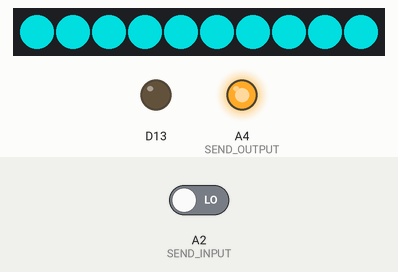
Recording of a sketch running on a simulated Adafruit Circuit Playground Express. Parts: 10 RGB LEDs in strip order, left to right, output pins drawn as LEDs (lit = HIGH). Inputs (shaded band) come from the test bench; at power-on: A2 (SEND_INPUT) LOW. Dim RGB values are drawn brighter than linear.

Above: at 1.2 s.
1.3 s: A2 (SEND_INPUT) driven HIGH
At 3.02 s:
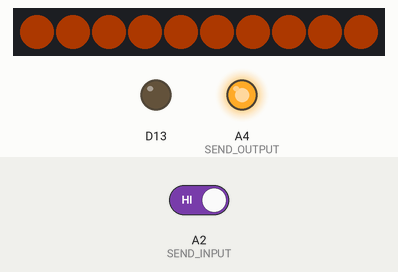
4.3 s: A2 (SEND_INPUT) driven LOW
At 5.45 s:
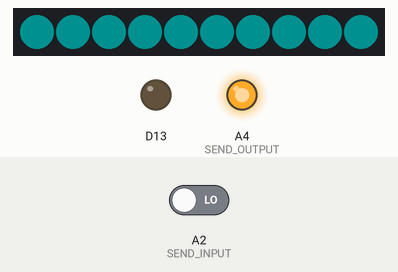
5.8 s: A2 (SEND_INPUT) driven HIGH
At 7.77 s:
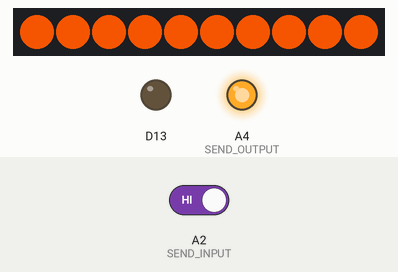
Timing chart, 0 to 9.3 s (numbered marks = the images above; inputs shaded):
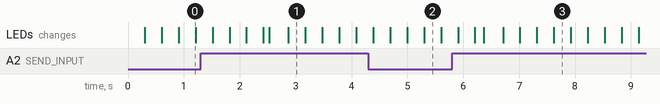

The sketch:

sender.ino
```cpp
#include <Adafruit_CircuitPlayground.h>
#include "BreathingLight.h"
#include "SlightlyBreath.h"

#define SEND_OUTPUT    A4
#define SEND_INPUT     A2

int flag = 0;  // To identify if the current loop finished when connecting two parts
int m = 0;  // Brightness value
int n = 0;  // Another flag that helps to identify whether the brightness should be increased or decreased

void setup() {

  // initiate the board
  Serial.begin(9600);
  CircuitPlayground.begin();
  pinMode(SEND_OUTPUT, OUTPUT);
  pinMode(SEND_INPUT, INPUT);

  // Make output pin always high
  digitalWrite(SEND_OUTPUT, HIGH);

}


void loop() {

  int state = digitalRead(SEND_INPUT);

  // Make the brightness value and color change when two parts connect to each other
  if (state == HIGH) {
    breath();
  }
  else {
    slightBreath();
  }

}
```

BreathingLight.h
```cpp
#ifndef BREATHINGLIGHT_H
#define BREATHINGLIGHT_H

// Window yellow RGB 254, 88, 2
// Light yellow RGB 254, 153, 23
// Light blue RGB 1, 242, 243

extern int m;
extern int n;
extern int flag;

void breath() {

  // Smooth the light change when the two parts connect to each other
  // If the current loop doesn't finish at the time, keep decreasing the brightness value until it becomes zero.
  if (m == 0 & flag == 0) {
    flag = 1;
    n = 0;
  }

  else if (m > 0 & flag == 0) {
    m -= 1;
    CircuitPlayground.setBrightness(m);
    CircuitPlayground.strip.show();
  }

  else {
    // Set the color
    for (int i = 0; i < 10; ++i) {
      CircuitPlayground.strip.setPixelColor(i, 254, 88, 2); //Window Yellow
    }

    // Breathing light
    if (m == 240) {
      n = 1;
      m -= 1;
    }
    else if (n == 0) {
      CircuitPlayground.setBrightness(m);
      m += 1;
    }
    else if (n == 1 & m == 0) {
      n = 0;
    }
    else if (n == 1) {
      CircuitPlayground.setBrightness(m);
      m -= 1;
    }
    CircuitPlayground.strip.show();

  }
  // delay 5 milliseconds
  delay(5);

}

# endif
```

SlightlyBreath.h
```cpp
#ifndef SLIGHTLYBREATH_H
#define SLIGHTLYBREATH_H

// Window yellow RGB 254, 88, 2
// Light yellow RGB 254, 153, 23
// Light blue RGB 1, 242, 243

extern int m;
extern int n;
extern int flag;

void slightBreath() {

  // Smooth the light change when the two parts connect to each other
  // If the current loop doesn't finish at the time, keep decreasing the brightness value until it becomes zero.
  if (m == 0 & flag == 1) {
    flag = 0;
    n = 0;
  }

  else if (m > 0 & flag == 1) {
    m -= 1;
    for (int i = 0; i < 10; ++i) {
      CircuitPlayground.strip.setPixelColor(i, 254, 88, 2); //Window yellow
    }
    CircuitPlayground.setBrightness(m);
    CircuitPlayground.strip.show();
  }

  else {
    // Set the color
    for (int i = 0; i < 10; ++i) {
      CircuitPlayground.strip.setPixelColor(i, 1, 242, 243); //Light Blue
    }

    // Breathing light
    if (m == 240) {
      n = 1;
      m -= 1;
    }
    else if (n == 0) {
      CircuitPlayground.setBrightness(m);
      m += 1;
    }
    else if (n == 1 & m == 0) {
      n = 0;
    }
    else if (n == 1) {
      CircuitPlayground.setBrightness(m);
      m -= 1;
    }
    CircuitPlayground.strip.show();
  }

  // delay 5 milliseconds
  delay(5);

}

# endif
```
